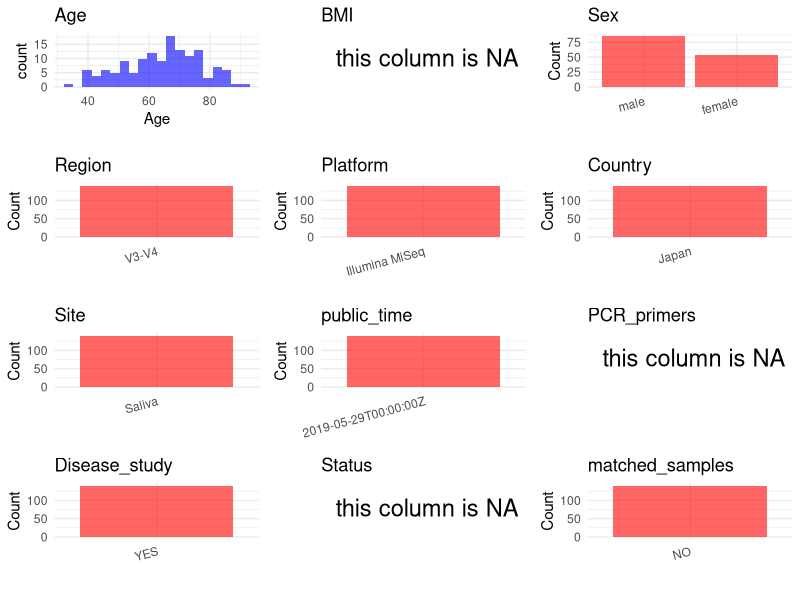

Generate this figure with R: (Note: this script raises an error after producing the figure.)
## ---- chunk 1
# Load necessary libraries
library(dplyr)
library(ggplot2)
library(cowplot)

# Set working directory (update this path to your local directory)
setwd("D:/oral_project/PRJNA525734")

# Read the initial metadata files
initial_meta<-read.csv("SraRunTable.csv",header = T)

# Combine the two metadata files
#meta <- rbind(initial_meta, initial_meta1)

#Remove entries where Organism is "gut metagenome" (non-oral samples)
#initial_meta <- subset(initial_meta,isolation_source!= "feces")

# Check the number of samples containing "HT" in Sample.Name (e.g., healthy controls)
#nrow(subset(meta, grepl("HT", Sample.Name)))
initial_meta<-subset(initial_meta,Assay.Type=="AMPLICON")
# Display the first few rows of the metadata
head(initial_meta)
## ---- chunk 2
# Create a uniform metadata dataframe
metadata <- data.frame(
  BioProject = initial_meta$BioProject,
  Run = initial_meta$Run,
  sample_name = initial_meta$SampleID,
  Age = initial_meta$AGE,
  BMI = NA,
  Sex=initial_meta$sex,
  Region = "V3-V4",
  Platform = initial_meta$Instrument,
  Country = initial_meta$geo_loc_name_country,
  Site = "Saliva",
  public_time = initial_meta$ReleaseDate,
  stringsAsFactors = FALSE
)
## ---- chunk 3
# Add information obtained from the publication
metadata$PCR_primers <- NA
metadata$title <- "Analysis of oral microbiota in Japanese oral cancer patients using 16S rRNA sequencing"
#metadata<-subset(uniform_meta,Site!="feces")
metadata$Disease_study <- "YES"
# Assign disease status based on sample_name patterns
metadata$Status<-NA
#metadata<- metadata%>%
#  mutate(Status=case_when(grepl("C_",sample_name)~"Control",grepl("SDP_",sample_name)~"chronic periodontitis and T2DM",grepl("P_",sample_name)~"chronic periodontitis"))
#extract subject id by remove prefix of sample_name
#metadata$sample_name <- gsub("S-Saliva-.*|F", "", metadata$sample_name)
#get subjects id with Saliva available
#keep_subjects<-subset(metadata,Site %in% c("Saliva"))
#remove subjects without Saliva samples
#metadata<-subset(metadata,sample_name %in% keep_subjects$sample_name)
#get subjects sampling counts
#sample_counts <- table(metadata$sample_name)
# Create matched_samples column, any subjects have >=2 samples will be label "YES", otherwise "NO"
#metadata$matched_samples <- ifelse(metadata$sample_name %in% names(sample_counts[sample_counts >= 2]), "YES", "NO")
metadata$matched_samples<-"NO"
## ---- chunk 4
# Check the number of unique runs and sample names
print(paste("Number of unique runs:", length(unique(metadata$Run))))
print(paste("Number of unique sample names:", length(unique(metadata$sample_name))))
## ---- chunk 5
# Select columns for visualization
plot_data <- metadata %>%
  select(-BioProject, -Run, -sample_name, -title)

# Function to create simple plots for each column
create_simple_plots <- function(data) {
  plots <- list()
  
  for (col in colnames(data)) {
    # Check if the column is all NA
    if (all(is.na(data[[col]]))) {
      # Create an empty plot with text indicating all NA
      p <- ggplot() +
        annotate("text", x = 0.5, y = 0.5, label = "this column is NA", size = 6) +
        labs(title = col) +
        theme_void()
    } else if (is.numeric(data[[col]])) {
      # Numeric variable: histogram
      p <- ggplot(data, aes(x = .data[[col]])) +
        geom_histogram(fill = "blue", alpha = 0.6, bins = 20, na.rm = TRUE) +
        labs(title = col) +
        theme_minimal()
    } else {
      # Categorical variable: bar plot (remove NA values)
      count_data <- as.data.frame(table(data[[col]], useNA = "ifany"))
      p <- ggplot(count_data, aes(x = reorder(Var1, -Freq), y = Freq)) +
        geom_col(fill = "red", alpha = 0.6) +
        labs(title = col, x = NULL, y = "Count") +
        theme_minimal() +
        theme(axis.text.x = element_text(angle = 15, hjust = 1))
    }
    plots[[col]] <- p
  }
  
  return(plots)
}

# Generate and arrange plots
plots <- create_simple_plots(plot_data)
p<-plot_grid(plots$Age, 
          plots$BMI, 
          plots$Sex, 
          plots$Region, 
          plots$Platform, 
          plots$Country, 
          plots$Site,
          plots$public_time, 
          plots$PCR_primers,
          plots$Disease_study,
          plots$Status,
          plots$matched_samples,# add 
          ncol = 3, align = "hv", axis = "lb")
ggsave("Metadata_Summary.png", plot = p, width = 8, height = 6, dpi = 150)
## ---- chunk 6
knitr::include_graphics("Metadata_Summary.png")
## ---- chunk 7
# Reorder columns to match the desired format
metadata <- metadata[, c(
  "BioProject", "Run", "sample_name", "Age", "BMI", "Sex", 
  "Region", "Platform", "Country", "Site", "public_time", 
  "PCR_primers", "title", "Disease_study", "Status","matched_samples"
)]

# Export the uniform metadata to a CSV file
write.csv(metadata, file = "metadata.csv", quote = FALSE)
head(metadata)
